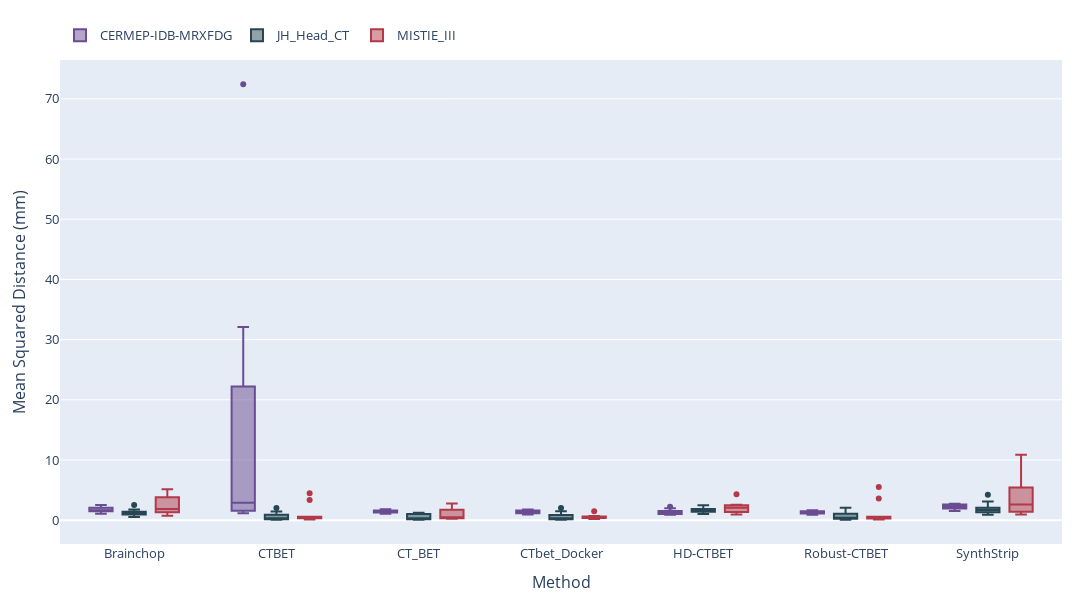

This figure's notebook cell:
### Code cell
import plotly.graph_objects as go
import plotly.express as px

datasets = sorted(all_df['Dataset'].unique())
methods  = sorted(all_df['method_A'].unique())

# Custom dark, color-blind friendly colors per dataset
# Explicit mapping for reproducibility; extend if new datasets appear.
custom_dataset_colors = {
    'JH_Head_CT': '#264653',        # dark teal
    'CERMEP-IDB-MRXFDG': '#6a4c93', # dark purple
    'MISTIE_III': '#b23a48',        # deep wine red
}
# Fallback palette (Dark2) for any dataset not in the explicit map
fallback_colors = px.colors.qualitative.Dark2
for i, ds in enumerate(datasets):
    if ds not in custom_dataset_colors:
        custom_dataset_colors[ds] = fallback_colors[i % len(fallback_colors)]

fig = go.Figure()

# One trace per dataset; Plotly groups by x (method)
for ds in datasets:
    d = all_df[all_df['Dataset'] == ds]
    if d.empty:
        continue
    fig.add_trace(go.Box(
        x=d['method_A'],                # categories = methods
        y=d['msd_mm'],
        name=ds,                        # legend per dataset
        marker_color=custom_dataset_colors[ds],
        boxpoints='outliers',
        jitter=0,
        pointpos=0,
        legendgroup=ds,
        offsetgroup=ds,                 # group within each method
        alignmentgroup='all',
        hovertemplate='Dataset: '+ds+'<br>Method: %{x}<br>Mean Squared Distance (mm): %{y:.3f}<extra></extra>'
    ))

fig.update_layout(
    boxmode='group',
    width=1100, height=600,
    margin=dict(l=60, r=30, t=60, b=50),
    legend=dict(orientation='h', yanchor='bottom', y=1.02, xanchor='left', x=0, title=None),
    font=dict(size=13)
)
fig.update_xaxes(title_text='Method',
                 categoryorder='array', categoryarray=methods, tickmode='array',
                 tickvals=methods, ticktext=methods)
fig.update_yaxes(title_text='Mean Squared Distance (mm)')

fig.show()

### Figure 1 — Plotly figure (JSON) as saved in the notebook; plotly's stock layout.template omitted (floating-point values rounded to 4 significant figures; data arrays with more than 128 entries replaced by an {"elided": "..."} marker saying what was removed)
{"data": [{"alignmentgroup": "all", "boxpoints": "outliers", "hovertemplate": "Dataset: CERMEP-IDB-MRXFDG<br>Method: %{x}<br>Mean Squared Distance (mm): %{y:.3f}<extra></extra>", "jitter": 0, "legendgroup": "CERMEP-IDB-MRXFDG", "marker": {"color": "#6a4c93"}, "name": "CERMEP-IDB-MRXFDG", "offsetgroup": "CERMEP-IDB-MRXFDG", "pointpos": 0, "type": "box", "x": {"elided": "140 str values"}, "y": {"elided": "140 float values"}}, {"alignmentgroup": "all", "boxpoints": "outliers", "hovertemplate": "Dataset: JH_Head_CT<br>Method: %{x}<br>Mean Squared Distance (mm): %{y:.3f}<extra></extra>", "jitter": 0, "legendgroup": "JH_Head_CT", "marker": {"color": "#264653"}, "name": "JH_Head_CT", "offsetgroup": "JH_Head_CT", "pointpos": 0, "type": "box", "x": {"elided": "224 str values"}, "y": {"elided": "224 float values"}}, {"alignmentgroup": "all", "boxpoints": "outliers", "hovertemplate": "Dataset: MISTIE_III<br>Method: %{x}<br>Mean Squared Distance (mm): %{y:.3f}<extra></extra>", "jitter": 0, "legendgroup": "MISTIE_III", "marker": {"color": "#b23a48"}, "name": "MISTIE_III", "offsetgroup": "MISTIE_III", "pointpos": 0, "type": "box", "x": ["Brainchop", "HD-CTBET", "SynthStrip", "CTBET", "Robust-CTBET", "CTbet_Docker", "Brainchop", "HD-CTBET", "SynthStrip", "CTBET", "Robust-CTBET", "CT_BET", "CTbet_Docker", "Brainchop", "HD-CTBET", "SynthStrip", "CTBET", "Robust-CTBET", "CT_BET", "CTbet_Docker", "Brainchop", "HD-CTBET", "SynthStrip", "CTBET", "Robust-CTBET", "CT_BET", "CTbet_Docker", "Brainchop", "HD-CTBET", "SynthStrip", "CTBET", "Robust-CTBET", "CTbet_Docker", "Brainchop", "HD-CTBET", "SynthStrip", "CTBET", "Robust-CTBET", "CTbet_Docker", "Brainchop", "HD-CTBET", "SynthStrip", "CTBET", "Robust-CTBET", "CT_BET", "CTbet_Docker", "Brainchop", "HD-CTBET", "SynthStrip", "CTBET", "Robust-CTBET", "CT_BET", "CTbet_Docker", "Brainchop", "HD-CTBET", "SynthStrip", "CTBET", "Robust-CTBET", "CT_BET", "CTbet_Docker", "Brainchop", "HD-CTBET", "SynthStrip", "CTBET", "Robust-CTBET", "CT_BET", "CTbet_Docker"], "y": [5.152, 2.49, 5.758, 4.459, 5.505, 0.562, 0.735, 1.36, 0.934, 0.113, 0.114, 0.321, 0.206, 1.823, 1.994, 2.64, 0.564, 0.559, 2.103, 0.704, 5.071, 4.302, 5.444, 3.356, 3.624, 0.224, 0.371, 1.319, 1.637, 1.974, 0.382, 0.377, 0.432, 3.183, 2.553, 2.875, 0.32, 0.413, 1.483, 1.931, 2.115, 2.542, 0.15, 0.138, 0.365, 0.468, 3.809, 2.322, 10.88, 0.354, 0.358, 2.793, 0.617, 1.14, 1.182, 1.394, 0.306, 0.303, 0.647, 0.305, 1.383, 0.946, 1.312, 0.339, 0.335, 0.356, 0.364]}], "layout": {"boxmode": "group", "font": {"size": 13}, "height": 600, "legend": {"orientation": "h", "title": {}, "x": 0, "xanchor": "left", "y": 1.02, "yanchor": "bottom"}, "margin": {"b": 50, "l": 60, "r": 30, "t": 60}, "width": 1100, "xaxis": {"categoryarray": ["Brainchop", "CTBET", "CT_BET", "CTbet_Docker", "HD-CTBET", "Robust-CTBET", "SynthStrip"], "categoryorder": "array", "tickmode": "array", "ticktext": ["Brainchop", "CTBET", "CT_BET", "CTbet_Docker", "HD-CTBET", "Robust-CTBET", "SynthStrip"], "tickvals": ["Brainchop", "CTBET", "CT_BET", "CTbet_Docker", "HD-CTBET", "Robust-CTBET", "SynthStrip"], "title": {"text": "Method"}}, "yaxis": {"title": {"text": "Mean Squared Distance (mm)"}}}}
